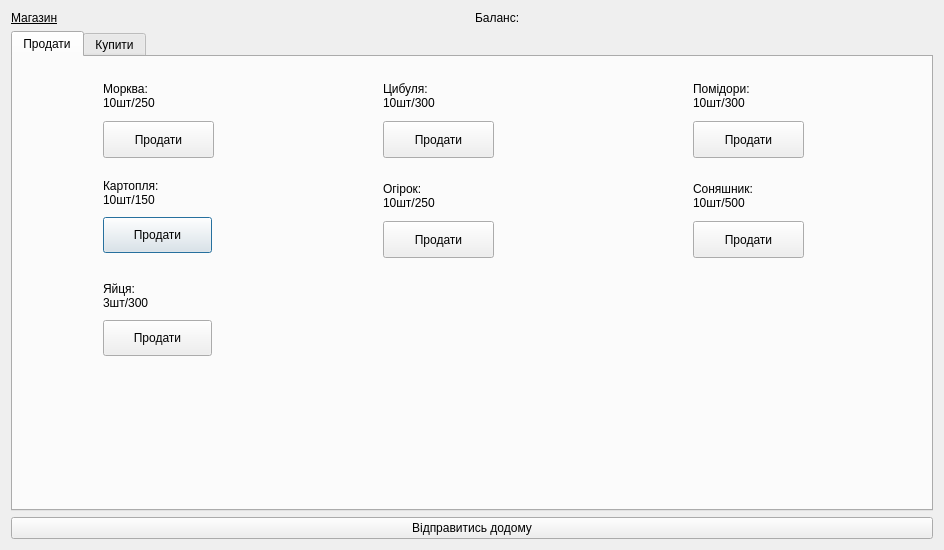
<?xml version="1.0" encoding="UTF-8"?>
<ui version="4.0">
 <class>shop</class>
 <widget class="QDialog" name="shop">
  <property name="geometry">
   <rect>
    <x>0</x>
    <y>0</y>
    <width>944</width>
    <height>550</height>
   </rect>
  </property>
  <property name="windowTitle">
   <string>Dialog</string>
  </property>
  <layout class="QVBoxLayout" name="verticalLayout">
   <item>
    <layout class="QHBoxLayout" name="horizontalLayout">
     <item>
      <widget class="QLabel" name="label">
       <property name="styleSheet">
        <string notr="true">font: 900 30pt &quot;Segoe UI&quot;;

text-decoration: underline;</string>
       </property>
       <property name="text">
        <string>Магазин</string>
       </property>
      </widget>
     </item>
     <item>
      <widget class="QLabel" name="lab_bal">
       <property name="styleSheet">
        <string notr="true">font: 900 25pt &quot;Segoe UI&quot;;

</string>
       </property>
       <property name="text">
        <string>Баланс: </string>
       </property>
      </widget>
     </item>
    </layout>
   </item>
   <item>
    <widget class="QTabWidget" name="tabWidget">
     <property name="sizePolicy">
      <sizepolicy hsizetype="Preferred" vsizetype="Expanding">
       <horstretch>0</horstretch>
       <verstretch>0</verstretch>
      </sizepolicy>
     </property>
     <property name="currentIndex">
      <number>0</number>
     </property>
     <property name="iconSize">
      <size>
       <width>30</width>
       <height>16</height>
      </size>
     </property>
     <widget class="QWidget" name="tab_2">
      <attribute name="title">
       <string>Продати</string>
      </attribute>
      <widget class="QLabel" name="sh_carrot">
       <property name="geometry">
        <rect>
         <x>0</x>
         <y>20</y>
         <width>81</width>
         <height>81</height>
        </rect>
       </property>
       <property name="text">
        <string/>
       </property>
      </widget>
      <widget class="QLabel" name="sh_potato">
       <property name="geometry">
        <rect>
         <x>0</x>
         <y>120</y>
         <width>81</width>
         <height>81</height>
        </rect>
       </property>
       <property name="text">
        <string/>
       </property>
      </widget>
      <widget class="QLabel" name="sh_cucumber">
       <property name="geometry">
        <rect>
         <x>280</x>
         <y>120</y>
         <width>81</width>
         <height>81</height>
        </rect>
       </property>
       <property name="text">
        <string/>
       </property>
      </widget>
      <widget class="QLabel" name="sh_onion">
       <property name="geometry">
        <rect>
         <x>280</x>
         <y>20</y>
         <width>81</width>
         <height>81</height>
        </rect>
       </property>
       <property name="text">
        <string/>
       </property>
      </widget>
      <widget class="QLabel" name="sh_tomato">
       <property name="geometry">
        <rect>
         <x>590</x>
         <y>20</y>
         <width>81</width>
         <height>81</height>
        </rect>
       </property>
       <property name="text">
        <string/>
       </property>
      </widget>
      <widget class="QLabel" name="sh_sunflower">
       <property name="geometry">
        <rect>
         <x>590</x>
         <y>120</y>
         <width>81</width>
         <height>81</height>
        </rect>
       </property>
       <property name="text">
        <string/>
       </property>
      </widget>
      <widget class="QPushButton" name="pushButton_3">
       <property name="geometry">
        <rect>
         <x>90</x>
         <y>160</y>
         <width>109</width>
         <height>36</height>
        </rect>
       </property>
       <property name="sizePolicy">
        <sizepolicy hsizetype="Minimum" vsizetype="Preferred">
         <horstretch>0</horstretch>
         <verstretch>0</verstretch>
        </sizepolicy>
       </property>
       <property name="text">
        <string>Продати</string>
       </property>
      </widget>
      <widget class="QLabel" name="sh_carrot_3">
       <property name="geometry">
        <rect>
         <x>90</x>
         <y>117</y>
         <width>109</width>
         <height>37</height>
        </rect>
       </property>
       <property name="styleSheet">
        <string notr="true">font: 900 italic 9pt &quot;Segoe UI&quot;;
</string>
       </property>
       <property name="text">
        <string>Картопля: 
10шт/150</string>
       </property>
      </widget>
      <widget class="QWidget" name="layoutWidget">
       <property name="geometry">
        <rect>
         <x>370</x>
         <y>20</y>
         <width>111</width>
         <height>81</height>
        </rect>
       </property>
       <layout class="QVBoxLayout" name="verticalLayout_3">
        <item>
         <widget class="QLabel" name="sh_carrot_4">
          <property name="styleSheet">
           <string notr="true">font: 900 italic 9pt &quot;Segoe UI&quot;;</string>
          </property>
          <property name="text">
           <string>Цибуля: 
10шт/300</string>
          </property>
         </widget>
        </item>
        <item>
         <widget class="QPushButton" name="pushButton_4">
          <property name="sizePolicy">
           <sizepolicy hsizetype="Minimum" vsizetype="Preferred">
            <horstretch>0</horstretch>
            <verstretch>0</verstretch>
           </sizepolicy>
          </property>
          <property name="text">
           <string>Продати</string>
          </property>
         </widget>
        </item>
       </layout>
      </widget>
      <widget class="QWidget" name="layoutWidget_2">
       <property name="geometry">
        <rect>
         <x>370</x>
         <y>120</y>
         <width>111</width>
         <height>81</height>
        </rect>
       </property>
       <layout class="QVBoxLayout" name="verticalLayout_4">
        <item>
         <widget class="QLabel" name="sh_carrot_5">
          <property name="styleSheet">
           <string notr="true">font: 900 italic 9pt &quot;Segoe UI&quot;;</string>
          </property>
          <property name="text">
           <string>Огірок: 
10шт/250</string>
          </property>
         </widget>
        </item>
        <item>
         <widget class="QPushButton" name="pushButton_5">
          <property name="sizePolicy">
           <sizepolicy hsizetype="Minimum" vsizetype="Preferred">
            <horstretch>0</horstretch>
            <verstretch>0</verstretch>
           </sizepolicy>
          </property>
          <property name="text">
           <string>Продати</string>
          </property>
         </widget>
        </item>
       </layout>
      </widget>
      <widget class="QWidget" name="layoutWidget_3">
       <property name="geometry">
        <rect>
         <x>680</x>
         <y>120</y>
         <width>111</width>
         <height>81</height>
        </rect>
       </property>
       <layout class="QVBoxLayout" name="verticalLayout_5">
        <item>
         <widget class="QLabel" name="sh_carrot_6">
          <property name="styleSheet">
           <string notr="true">font: 900 italic 9pt &quot;Segoe UI&quot;;</string>
          </property>
          <property name="text">
           <string>Соняшник: 
10шт/500</string>
          </property>
         </widget>
        </item>
        <item>
         <widget class="QPushButton" name="pushButton_6">
          <property name="sizePolicy">
           <sizepolicy hsizetype="Minimum" vsizetype="Preferred">
            <horstretch>0</horstretch>
            <verstretch>0</verstretch>
           </sizepolicy>
          </property>
          <property name="text">
           <string>Продати</string>
          </property>
         </widget>
        </item>
       </layout>
      </widget>
      <widget class="QWidget" name="layoutWidget_4">
       <property name="geometry">
        <rect>
         <x>680</x>
         <y>20</y>
         <width>111</width>
         <height>81</height>
        </rect>
       </property>
       <layout class="QVBoxLayout" name="verticalLayout_6">
        <item>
         <widget class="QLabel" name="sh_carrot_7">
          <property name="styleSheet">
           <string notr="true">font: 900 italic 9pt &quot;Segoe UI&quot;;</string>
          </property>
          <property name="text">
           <string>Помідори: 
10шт/300</string>
          </property>
         </widget>
        </item>
        <item>
         <widget class="QPushButton" name="pushButton_7">
          <property name="sizePolicy">
           <sizepolicy hsizetype="Minimum" vsizetype="Preferred">
            <horstretch>0</horstretch>
            <verstretch>0</verstretch>
           </sizepolicy>
          </property>
          <property name="text">
           <string>Продати</string>
          </property>
         </widget>
        </item>
       </layout>
      </widget>
      <widget class="QWidget" name="layoutWidget">
       <property name="geometry">
        <rect>
         <x>90</x>
         <y>20</y>
         <width>111</width>
         <height>81</height>
        </rect>
       </property>
       <layout class="QVBoxLayout" name="verticalLayout_2">
        <item>
         <widget class="QLabel" name="sh_carrot_2222">
          <property name="styleSheet">
           <string notr="true">font: 900 italic 9pt &quot;Segoe UI&quot;;</string>
          </property>
          <property name="text">
           <string>Морква: 
10шт/250</string>
          </property>
         </widget>
        </item>
        <item>
         <widget class="QPushButton" name="pushButton_2">
          <property name="sizePolicy">
           <sizepolicy hsizetype="Minimum" vsizetype="Preferred">
            <horstretch>0</horstretch>
            <verstretch>0</verstretch>
           </sizepolicy>
          </property>
          <property name="text">
           <string>Продати</string>
          </property>
         </widget>
        </item>
       </layout>
      </widget>
      <widget class="QLabel" name="sh_eggs">
       <property name="geometry">
        <rect>
         <x>0</x>
         <y>223</y>
         <width>81</width>
         <height>81</height>
        </rect>
       </property>
       <property name="text">
        <string/>
       </property>
      </widget>
      <widget class="QPushButton" name="pushButton_16">
       <property name="geometry">
        <rect>
         <x>90</x>
         <y>263</y>
         <width>109</width>
         <height>36</height>
        </rect>
       </property>
       <property name="sizePolicy">
        <sizepolicy hsizetype="Minimum" vsizetype="Preferred">
         <horstretch>0</horstretch>
         <verstretch>0</verstretch>
        </sizepolicy>
       </property>
       <property name="text">
        <string>Продати</string>
       </property>
      </widget>
      <widget class="QLabel" name="sh_carrot_13">
       <property name="geometry">
        <rect>
         <x>90</x>
         <y>220</y>
         <width>109</width>
         <height>37</height>
        </rect>
       </property>
       <property name="styleSheet">
        <string notr="true">font: 900 italic 9pt &quot;Segoe UI&quot;;
</string>
       </property>
       <property name="text">
        <string>Яйця: 
3шт/300</string>
       </property>
      </widget>
     </widget>
     <widget class="QWidget" name="tab">
      <attribute name="title">
       <string>Купити</string>
      </attribute>
      <widget class="QPushButton" name="pushButton_8">
       <property name="geometry">
        <rect>
         <x>250</x>
         <y>343</y>
         <width>411</width>
         <height>61</height>
        </rect>
       </property>
       <property name="text">
        <string>Купити поле (доступно: )</string>
       </property>
      </widget>
      <widget class="QPushButton" name="pushButton_9">
       <property name="geometry">
        <rect>
         <x>90</x>
         <y>160</y>
         <width>109</width>
         <height>36</height>
        </rect>
       </property>
       <property name="sizePolicy">
        <sizepolicy hsizetype="Minimum" vsizetype="Preferred">
         <horstretch>0</horstretch>
         <verstretch>0</verstretch>
        </sizepolicy>
       </property>
       <property name="text">
        <string>Купити</string>
       </property>
      </widget>
      <widget class="QWidget" name="layoutWidget_5">
       <property name="geometry">
        <rect>
         <x>370</x>
         <y>20</y>
         <width>111</width>
         <height>81</height>
        </rect>
       </property>
       <layout class="QVBoxLayout" name="verticalLayout_8">
        <item>
         <widget class="QLabel" name="sh_carrot_8">
          <property name="styleSheet">
           <string notr="true">font: 900 italic 9pt &quot;Segoe UI&quot;;</string>
          </property>
          <property name="text">
           <string>Цибуля: 
5шт/100</string>
          </property>
         </widget>
        </item>
        <item>
         <widget class="QPushButton" name="pushButton_10">
          <property name="sizePolicy">
           <sizepolicy hsizetype="Minimum" vsizetype="Preferred">
            <horstretch>0</horstretch>
            <verstretch>0</verstretch>
           </sizepolicy>
          </property>
          <property name="text">
           <string>Купити</string>
          </property>
         </widget>
        </item>
       </layout>
      </widget>
      <widget class="QLabel" name="sh_onion_2">
       <property name="geometry">
        <rect>
         <x>280</x>
         <y>20</y>
         <width>81</width>
         <height>81</height>
        </rect>
       </property>
       <property name="text">
        <string/>
       </property>
      </widget>
      <widget class="QLabel" name="sh_cucumber_2">
       <property name="geometry">
        <rect>
         <x>280</x>
         <y>120</y>
         <width>81</width>
         <height>81</height>
        </rect>
       </property>
       <property name="text">
        <string/>
       </property>
      </widget>
      <widget class="QLabel" name="sh_carrot_9">
       <property name="geometry">
        <rect>
         <x>90</x>
         <y>117</y>
         <width>109</width>
         <height>37</height>
        </rect>
       </property>
       <property name="styleSheet">
        <string notr="true">font: 900 italic 9pt &quot;Segoe UI&quot;;
</string>
       </property>
       <property name="text">
        <string>Картопля: 
10шт/50</string>
       </property>
      </widget>
      <widget class="QLabel" name="sh_sunflower_2">
       <property name="geometry">
        <rect>
         <x>590</x>
         <y>120</y>
         <width>81</width>
         <height>81</height>
        </rect>
       </property>
       <property name="text">
        <string/>
       </property>
      </widget>
      <widget class="QWidget" name="layoutWidget_6">
       <property name="geometry">
        <rect>
         <x>90</x>
         <y>20</y>
         <width>111</width>
         <height>81</height>
        </rect>
       </property>
       <layout class="QVBoxLayout" name="verticalLayout_9">
        <item>
         <widget class="QLabel" name="sh_carrot_10">
          <property name="styleSheet">
           <string notr="true">font: 900 italic 9pt &quot;Segoe UI&quot;;</string>
          </property>
          <property name="text">
           <string>Морква: 
5шт/75</string>
          </property>
         </widget>
        </item>
        <item>
         <widget class="QPushButton" name="pushButton_11">
          <property name="sizePolicy">
           <sizepolicy hsizetype="Minimum" vsizetype="Preferred">
            <horstretch>0</horstretch>
            <verstretch>0</verstretch>
           </sizepolicy>
          </property>
          <property name="text">
           <string>Купити</string>
          </property>
         </widget>
        </item>
       </layout>
      </widget>
      <widget class="QWidget" name="layoutWidget_7">
       <property name="geometry">
        <rect>
         <x>370</x>
         <y>120</y>
         <width>111</width>
         <height>81</height>
        </rect>
       </property>
       <layout class="QVBoxLayout" name="verticalLayout_10">
        <item>
         <widget class="QLabel" name="sh_carrot_11">
          <property name="styleSheet">
           <string notr="true">font: 900 italic 9pt &quot;Segoe UI&quot;;</string>
          </property>
          <property name="text">
           <string>Огірок: 
10шт/100</string>
          </property>
         </widget>
        </item>
        <item>
         <widget class="QPushButton" name="pushButton_12">
          <property name="sizePolicy">
           <sizepolicy hsizetype="Minimum" vsizetype="Preferred">
            <horstretch>0</horstretch>
            <verstretch>0</verstretch>
           </sizepolicy>
          </property>
          <property name="text">
           <string>Купити</string>
          </property>
         </widget>
        </item>
       </layout>
      </widget>
      <widget class="QLabel" name="sh_tomato_2">
       <property name="geometry">
        <rect>
         <x>590</x>
         <y>20</y>
         <width>81</width>
         <height>81</height>
        </rect>
       </property>
       <property name="text">
        <string/>
       </property>
      </widget>
      <widget class="QLabel" name="sh_potato_2">
       <property name="geometry">
        <rect>
         <x>0</x>
         <y>120</y>
         <width>81</width>
         <height>81</height>
        </rect>
       </property>
       <property name="text">
        <string/>
       </property>
      </widget>
      <widget class="QWidget" name="layoutWidget_8">
       <property name="geometry">
        <rect>
         <x>680</x>
         <y>120</y>
         <width>111</width>
         <height>81</height>
        </rect>
       </property>
       <layout class="QVBoxLayout" name="verticalLayout_11">
        <item>
         <widget class="QLabel" name="sh_carrot_12">
          <property name="styleSheet">
           <string notr="true">font: 900 italic 9pt &quot;Segoe UI&quot;;</string>
          </property>
          <property name="text">
           <string>Соняшник: 
10шт/200</string>
          </property>
         </widget>
        </item>
        <item>
         <widget class="QPushButton" name="pushButton_13">
          <property name="sizePolicy">
           <sizepolicy hsizetype="Minimum" vsizetype="Preferred">
            <horstretch>0</horstretch>
            <verstretch>0</verstretch>
           </sizepolicy>
          </property>
          <property name="text">
           <string>Купити</string>
          </property>
         </widget>
        </item>
       </layout>
      </widget>
      <widget class="QLabel" name="sh_carrot_14">
       <property name="geometry">
        <rect>
         <x>0</x>
         <y>20</y>
         <width>81</width>
         <height>81</height>
        </rect>
       </property>
       <property name="text">
        <string/>
       </property>
      </widget>
      <widget class="QWidget" name="layoutWidget_9">
       <property name="geometry">
        <rect>
         <x>680</x>
         <y>20</y>
         <width>111</width>
         <height>81</height>
        </rect>
       </property>
       <layout class="QVBoxLayout" name="verticalLayout_12">
        <item>
         <widget class="QLabel" name="sh_carrot_15">
          <property name="styleSheet">
           <string notr="true">font: 900 italic 9pt &quot;Segoe UI&quot;;</string>
          </property>
          <property name="text">
           <string>Помідори: 
5шт/100</string>
          </property>
         </widget>
        </item>
        <item>
         <widget class="QPushButton" name="pushButton_15">
          <property name="sizePolicy">
           <sizepolicy hsizetype="Minimum" vsizetype="Preferred">
            <horstretch>0</horstretch>
            <verstretch>0</verstretch>
           </sizepolicy>
          </property>
          <property name="text">
           <string>Купити</string>
          </property>
         </widget>
        </item>
       </layout>
      </widget>
      <widget class="QLabel" name="sh_feed_2">
       <property name="geometry">
        <rect>
         <x>0</x>
         <y>220</y>
         <width>81</width>
         <height>81</height>
        </rect>
       </property>
       <property name="text">
        <string/>
       </property>
      </widget>
      <widget class="QLabel" name="sh_feed">
       <property name="geometry">
        <rect>
         <x>90</x>
         <y>220</y>
         <width>109</width>
         <height>37</height>
        </rect>
       </property>
       <property name="styleSheet">
        <string notr="true">font: 900 italic 9pt &quot;Segoe UI&quot;;
</string>
       </property>
       <property name="text">
        <string>Корм: 
10шт/300</string>
       </property>
      </widget>
      <widget class="QPushButton" name="pushButton_14">
       <property name="geometry">
        <rect>
         <x>90</x>
         <y>263</y>
         <width>109</width>
         <height>36</height>
        </rect>
       </property>
       <property name="sizePolicy">
        <sizepolicy hsizetype="Minimum" vsizetype="Preferred">
         <horstretch>0</horstretch>
         <verstretch>0</verstretch>
        </sizepolicy>
       </property>
       <property name="text">
        <string>Купити</string>
       </property>
      </widget>
     </widget>
    </widget>
   </item>
   <item>
    <widget class="QPushButton" name="pushButton">
     <property name="sizePolicy">
      <sizepolicy hsizetype="Minimum" vsizetype="Preferred">
       <horstretch>0</horstretch>
       <verstretch>0</verstretch>
      </sizepolicy>
     </property>
     <property name="text">
      <string>Відправитись додому</string>
     </property>
    </widget>
   </item>
  </layout>
 </widget>
 <resources/>
 <connections/>
</ui>
